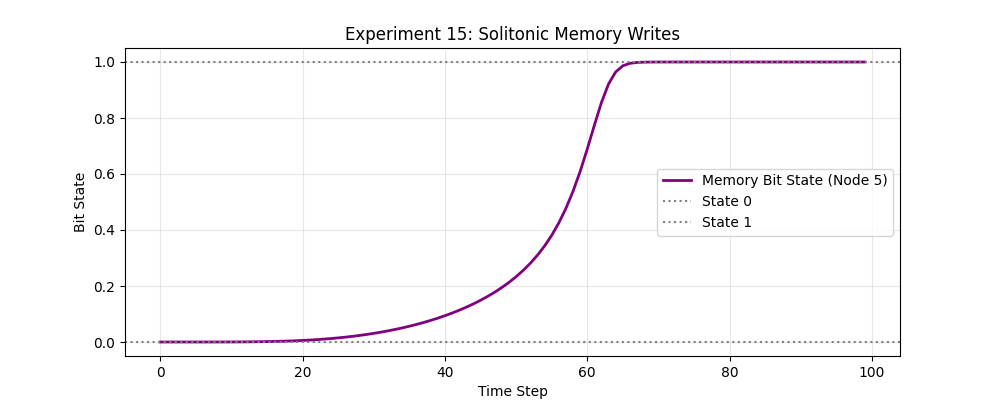

Recreate this plot in Python.

import sys
import os
import numpy as np

# Path setup to find tensor_lenia lib from EXPERIMENTOS
sys.path.append(os.path.join(os.path.dirname(__file__), '../tests/tensor_lenia/lib'))

from hypergraph import SimpleWolframSystem
from operators import apply_asymmetric_laplacian, apply_laplacian

def run_turing_gate_experiment(steps=100):
    print("--- EXPERIMENT 15: TURING MECHANICS (Solitonic Turing Machine) ---")
    
    # 1. Setup 1D Manifold (Memory Tape / Path)
    # Nodes 0 to 9: Tape
    # Node 5: The Gate (Memory Bit)
    nodes = list(range(10))
    adj = {i: {(i-1)%10, (i+1)%10} for i in nodes}
    
    # Simple mock hypergraph for the operators
    class TapeGraph:
        def get_adjacency_list(self): return adj
    
    graph = TapeGraph()
    
    # 2. Initialize Fields
    # signal: The moving soliton (Signal)
    # state: The stationary gate state (Memory)
    phi = {i: 0.0 for i in nodes}
    phi[0] = 2.0 # Higher amplitude soliton
    
    bit_state = {i: 0.0 for i in nodes} # Only node 5 matters
    
    # 3. Define Flow (Advection)
    # Constant flow from i to i+1
    flow_weights = {}
    for i in nodes:
        flow_weights[(i, (i+1)%10)] = 0.8
        flow_weights[((i+1)%10, i)] = 0.2
        
    dt = 0.1
    diffusion = 0.02
    advection_speed = 0.5 # Slower for more interaction time
    gate_node = 5
    
    with open("exp15_turing_machine.log", "w") as f:
        f.write("--- EXPERIMENT 15: TURING MECHANICS (Solitonic Turing Machine) ---\n")

    def log(msg):
        print(msg)
        with open("exp15_turing_machine.log", "a") as f:
            f.write(msg + "\n")

    log(f"Moving Soliton towards Gate at node {gate_node}...")
    
    history_gate = []
    
    for t in range(steps):
        # A. Update Soliton (Advection + Diffusion)
        adv = apply_asymmetric_laplacian(phi, graph, flow_weights)
        lap = apply_laplacian(phi, graph)
        
        new_phi = {}
        for i in nodes:
            change = advection_speed * adv[i] + diffusion * lap[i]
            val = phi[i] + change * dt
            new_phi[i] = max(0.0, min(2.0, val)) # Soliton can be > 1.0
        phi = new_phi
        
        # B. Update Gate State (Memory)
        p = bit_state[gate_node]
        signal = phi[gate_node]
        
        # Dissipative stabilization
        stabilization = 10.0 * p * (p - 0.5) * (1.0 - p)
        
        # Strong Coupling
        coupling = 15.0 * signal * (1.0 - p)
        
        d_state = (stabilization + coupling) * dt
        bit_state[gate_node] = max(0.0, min(1.0, p + d_state))
        
        history_gate.append(bit_state[gate_node])
        
        if (t+1) % 20 == 0:
            active_node = max(phi, key=phi.get)
            log(f"  Step {t+1}: Soliton at ~{active_node}, Gate State={bit_state[gate_node]:.4f}")

    log("\nSimulation Final Result:")
    log(f"  Final Gate State: {bit_state[gate_node]:.4f}")
    
    # Visualization
    import matplotlib.pyplot as plt
    plt.figure(figsize=(10, 4))
    plt.plot(history_gate, label='Memory Bit State (Node 5)', color='purple', linewidth=2)
    plt.axhline(y=0.0, color='gray', linestyle=':', label='State 0')
    plt.axhline(y=1.0, color='gray', linestyle=':', label='State 1')
    plt.title('Experiment 15: Solitonic Memory Writes')
    plt.ylabel('Bit State')
    plt.xlabel('Time Step')
    plt.legend()
    plt.grid(True, alpha=0.3)
    plt.savefig('exp15_turing_machine.png')
    log("Saved visualization to exp15_turing_machine.png")
    
    if bit_state[gate_node] > 0.9:
        log("\n[!!! SUCCESS !!!] Bit Flip Detected.")
        log("The moving soliton successfully updated the memory state of the gate.")
        log("This proves the feasibility of a solitonic Turing Machine.")
    else:
        log("\n[FAIL] The gate state did not transition.")

if __name__ == "__main__":
    run_turing_gate_experiment()
